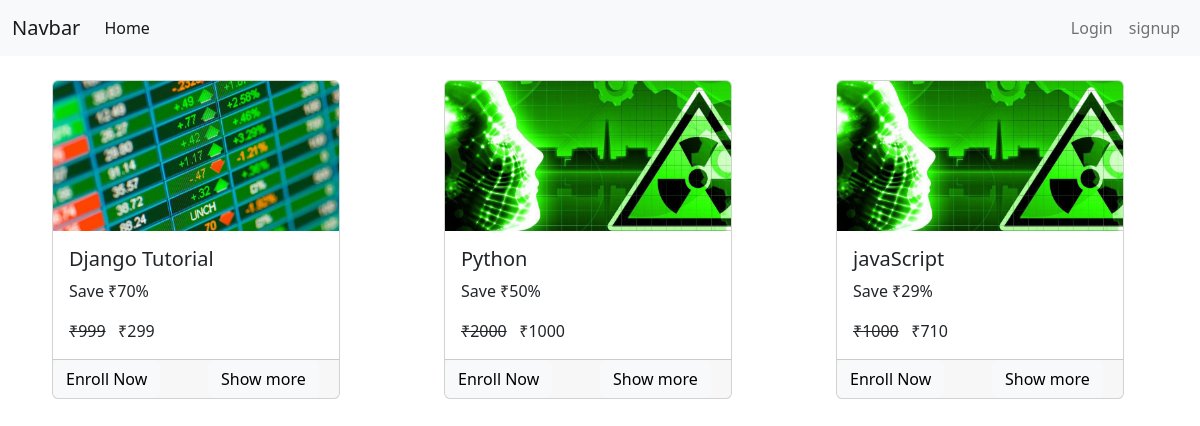
The page / on the database its author committed.
### courses/models.py (models this page shows, shortened)
class Course(models.Model):
    name = models.CharField(max_length=50,null = False)
    slug = models.CharField(max_length=50,null = False,unique=True)
    description = models.CharField(max_length = 200, null = True)
    price = models.PositiveIntegerField(null=False)
    discount = models.IntegerField(null=False,default=0)
    active = models.BooleanField(default=False)
    thumbnail =models.ImageField(upload_to='files/thumbnail')
    date = models.DateTimeField(auto_now_add=True)
    resource = models.FileField(upload_to='files/resource')
    length = models.IntegerField(null=False)

### courses/views.py (the view)
# urls.py: path("", home,name='home'),
def home(request):
    courses = Course.objects.all()
    return render(request,'home.html',{'courses':courses})

### courses/templatetags/courses_custom_tag.py (called while the page is built)
@register.simple_tag
def sel_price(price,discount):
    if discount is None or discount == 0:
        return price
    selprice = price - (price * discount*0.01)
    return math.floor(selprice)

@register.filter
def rupee(price):
    return f"₹{price}"

### courses/templates/home.html (shortened to what this page needs)
{% extends 'base.html' %}
{% load courses_custom_tag %}
{% block content %}
<br>
    <div class="row container-fluid">
        {% for item in courses %}
            <div class="col">
                <div class="card mx-auto" style="width: 18rem;">
                    <img src="{{item.thumbnail.url}}" class="card-img-top" alt="...">
                    <div class="card-body">
                      <h5 class="card-title">{{item.name}}</h5>
                      <p class="card-test">Save {{item.discount|rupee}}%</p>
                      <p class="card-text">  <del>{{item.price|rupee}}</del>&nbsp;&nbsp; <span>{% sel_price item.price item.discount as value%} {{value|rupee}} </span> </p>
                    </div>
                    <div class="card-footer p-0">
                        <div class="row ">
                            <div class="col">
                               <a href="/checkout/{{item.slug}}" class="btn btn-light ">Enroll Now</a> </div>
                            <div class="col">
                                <a href="/course/{{item.slug}}" class="btn btn-light"> Show more</a> </div>
                        </div>
                    </div>
                  </div>
            </div>
        {% endfor%}
    </div>
{% endblock%}

### courses/templates/base.html (shortened to what this page needs)
<!doctype html>
<html lang="en">
  <head>
    <link href="https://cdn.jsdelivr.net/npm/bootstrap@5.2.2/dist/css/bootstrap.min.css" rel="stylesheet">
  </head>
  <body>
  <nav class="navbar navbar-expand-lg bg-light">
  <div class="container-fluid">
    <a class="navbar-brand" href="/">Navbar</a>
    <div class="collapse navbar-collapse" id="navbarNav">
    <ul class="navbar-nav">
        <li class="nav-item">
          <a class="nav-link active" aria-current="page" href="/">Home</a>
        </li>
      </ul>
      <ul class="navbar-nav ms-auto">
      {% if not user.is_authenticated%}
        <li class="nav-item">
          <a class="nav-link" href="/login">Login</a>
        </li>
        <li class="nav-item">
          <a class="nav-link" href="/signup">signup</a>
        </li>
      {%else%}
        <li class="nav-item">
          <a class="nav-link" href='/logout'>Logout</a>
        </li>
      {%endif%}
      </ul>
    </div>
  </div>
</nav>
    {% block content %}
    {% endblock%}
  </body>
</html>

### rows shown on the page
Course: thumbnail (picture), name "Django Tutorial", discount "₹70", price "₹999", value "₹299"
Course: thumbnail (picture), name "Python", discount "₹50", price "₹2000", value "₹1000"
Course: thumbnail (picture), name "javaScript", discount "₹29", price "₹1000", value "₹710"
